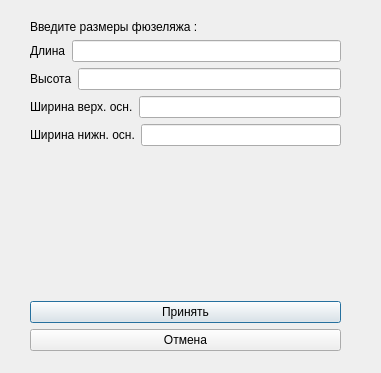
<?xml version="1.0" encoding="UTF-8"?>
<ui version="4.0">
 <class>DialogShip</class>
 <widget class="QDialog" name="DialogShip">
  <property name="geometry">
   <rect>
    <x>0</x>
    <y>0</y>
    <width>381</width>
    <height>373</height>
   </rect>
  </property>
  <property name="windowTitle">
   <string>Dialog</string>
  </property>
  <widget class="QWidget" name="verticalLayoutWidget">
   <property name="geometry">
    <rect>
     <x>30</x>
     <y>20</y>
     <width>311</width>
     <height>331</height>
    </rect>
   </property>
   <layout class="QVBoxLayout" name="verticalLayout">
    <item>
     <widget class="QLabel" name="label">
      <property name="text">
       <string>Введите размеры фюзеляжа :</string>
      </property>
     </widget>
    </item>
    <item>
     <layout class="QHBoxLayout" name="horizontalLayout">
      <item>
       <widget class="QLabel" name="length">
        <property name="text">
         <string>Длина</string>
        </property>
       </widget>
      </item>
      <item>
       <widget class="QLineEdit" name="lineEdit_l"/>
      </item>
     </layout>
    </item>
    <item>
     <layout class="QHBoxLayout" name="horizontalLayout_2">
      <item>
       <widget class="QLabel" name="height">
        <property name="text">
         <string>Высота</string>
        </property>
       </widget>
      </item>
      <item>
       <widget class="QLineEdit" name="lineEdit_h"/>
      </item>
     </layout>
    </item>
    <item>
     <layout class="QHBoxLayout" name="horizontalLayout_4"/>
    </item>
    <item>
     <layout class="QHBoxLayout" name="horizontalLayout_6">
      <item>
       <widget class="QLabel" name="bottom_w">
        <property name="text">
         <string>Ширина верх. осн.</string>
        </property>
       </widget>
      </item>
      <item>
       <widget class="QLineEdit" name="lineEdit_wb"/>
      </item>
     </layout>
    </item>
    <item>
     <layout class="QHBoxLayout" name="horizontalLayout_3">
      <item>
       <widget class="QLabel" name="top_w">
        <property name="text">
         <string>Ширина нижн. осн.</string>
        </property>
       </widget>
      </item>
      <item>
       <widget class="QLineEdit" name="lineEdit_wt"/>
      </item>
     </layout>
    </item>
    <item>
     <layout class="QHBoxLayout" name="horizontalLayout_5"/>
    </item>
    <item>
     <spacer name="verticalSpacer">
      <property name="orientation">
       <enum>Qt::Vertical</enum>
      </property>
      <property name="sizeHint" stdset="0">
       <size>
        <width>20</width>
        <height>30</height>
       </size>
      </property>
     </spacer>
    </item>
    <item>
     <widget class="QPushButton" name="acceptButton">
      <property name="text">
       <string>Принять</string>
      </property>
     </widget>
    </item>
    <item>
     <widget class="QPushButton" name="backButton">
      <property name="text">
       <string>Отмена</string>
      </property>
     </widget>
    </item>
   </layout>
  </widget>
 </widget>
 <resources/>
 <connections/>
</ui>
